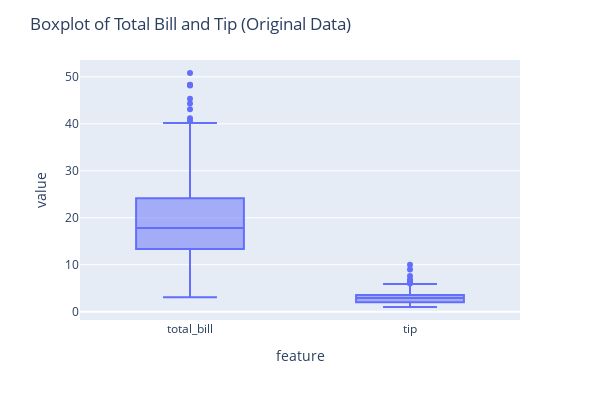

Source (notebook cell):
### Markdown cell above
We will use the two numerical features for the clustering algorithms: `total_bill` and `tip`.

### Code cell
# Plot the original data
features = tips[['total_bill', 'tip']]
features_melt = features.melt(var_name='feature', value_name='value')

fig_o = px.box(features_melt, x='feature', y='value')
fig_o.update_layout(title='Boxplot of Total Bill and Tip (Original Data)',
                    width=600, height=400)
fig_o.show()

### Figure 1 — Plotly figure (JSON) as saved in the notebook; plotly's stock layout.template omitted (floating-point values rounded to 4 significant figures; data arrays with more than 128 entries replaced by an {"elided": "..."} marker saying what was removed)
{"data": [{"alignmentgroup": "True", "hovertemplate": "feature=%{x}<br>value=%{y}<extra></extra>", "legendgroup": "", "marker": {"color": "#636efa"}, "name": "", "notched": false, "offsetgroup": "", "orientation": "v", "showlegend": false, "type": "box", "x": {"elided": "488 str values"}, "x0": " ", "xaxis": "x", "y": {"elided": "488 float values"}, "y0": " ", "yaxis": "y"}], "layout": {"boxmode": "group", "height": 400, "legend": {"tracegroupgap": 0}, "margin": {"t": 60}, "title": {"text": "Boxplot of Total Bill and Tip (Original Data)"}, "width": 600, "xaxis": {"anchor": "y", "domain": [0, 1], "title": {"text": "feature"}}, "yaxis": {"anchor": "x", "domain": [0, 1], "title": {"text": "value"}}}}
